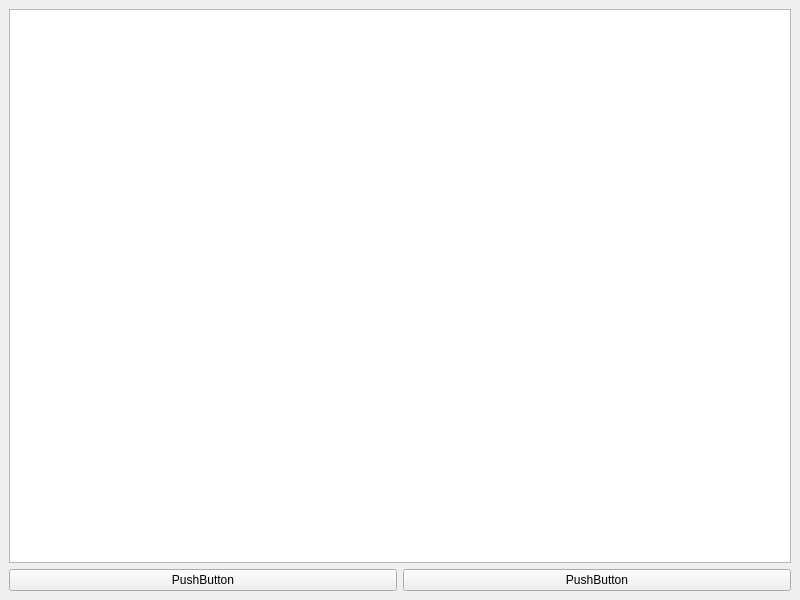
<?xml version="1.0" encoding="UTF-8"?>
<ui version="4.0">
 <class>MainWindow</class>
 <widget class="QMainWindow" name="MainWindow">
  <property name="geometry">
   <rect>
    <x>0</x>
    <y>0</y>
    <width>800</width>
    <height>600</height>
   </rect>
  </property>
  <property name="windowTitle">
   <string>MainWindow</string>
  </property>
  <widget class="QWidget" name="centralwidget">
   <layout class="QVBoxLayout" name="verticalLayout">
    <item>
     <widget class="QTableView" name="tableView"/>
    </item>
    <item>
     <layout class="QHBoxLayout" name="horizontalLayout">
      <item>
       <widget class="QPushButton" name="pushButton">
        <property name="text">
         <string>PushButton</string>
        </property>
       </widget>
      </item>
      <item>
       <widget class="QPushButton" name="pushButton_2">
        <property name="text">
         <string>PushButton</string>
        </property>
       </widget>
      </item>
     </layout>
    </item>
   </layout>
  </widget>
 </widget>
 <resources/>
 <connections/>
</ui>
